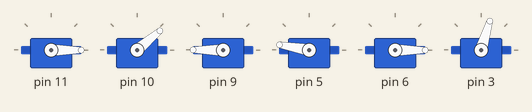
This sketch was run on a simulated Arduino Uno, built with avr-gcc and run on an emulated ATmega328P. Parts: 6 × servo.

Above: at 0.1 s.
At 7.9 s:
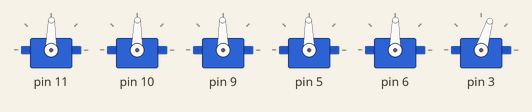
At 11.3 s:
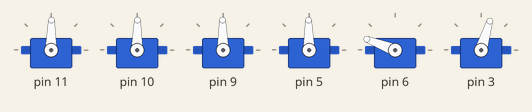
At 19.8 s:
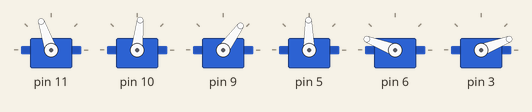
At 29.8 s:
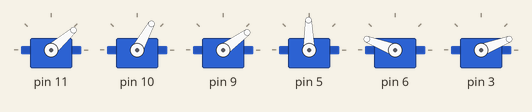
At 37.9 s:
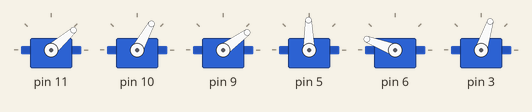
Timing chart, 0 to 40.0 s (numbered marks = the images above):
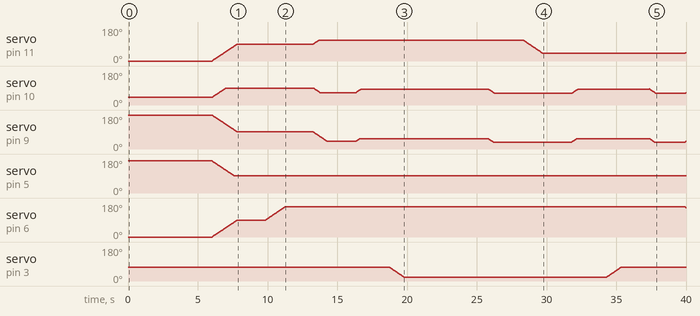

Measured:
- by itself, servo on pin 5: moves from 170° to 91° over 1.6 s
- by itself, servo on pin 6: rises from 0° to 160° in 33.9 s, then falls to 155° in 0.10 s

The sketch:

Task3_arm2.ino
```cpp
#include <Braccio.h>
#include <Servo.h>

Servo base;
Servo shoulder;
Servo elbow;
Servo wrist_rot;
Servo wrist_ver;
Servo gripper;

void setup() {

  Braccio.begin();

  // Initial neutral position
  Braccio.ServoMovement(20, 90, 90, 90, 90, 90, 73);
  delay(2000);

  // Open gripper and orient for top approach
  Braccio.ServoMovement(20, 90, 90, 90, 90, 160, 73);
  delay(2000);

  // Move above handover point
  Braccio.ServoMovement(20, 110, 65, 40, 90, 160, 73);
  delay(2000);

  // Descend toward object
  Braccio.ServoMovement(20, 110, 85, 55, 90, 160, 73);
  delay(2000);

  // Grab object
  Braccio.ServoMovement(20, 110, 85, 55, 90, 160, 20);
  delay(2000);

  // Wait for Arm 1 release
  delay(4000);

  // Lift object
  Braccio.ServoMovement(20, 110, 60, 35, 90, 160, 20);
  delay(2000);

  // Rotate to right side
  Braccio.ServoMovement(20, 40, 60, 35, 90, 160, 20);
  delay(2000);

  // Lower object for placement
  Braccio.ServoMovement(20, 40, 85, 55, 90, 160, 20);
  delay(2000);

  // Release object
  Braccio.ServoMovement(20, 40, 85, 55, 90, 160, 73);
  delay(2000);

  // Lift back up
  Braccio.ServoMovement(20, 40, 60, 35, 90, 160, 73);
  delay(2000);

  // Return to home position
  Braccio.ServoMovement(20, 90, 90, 90, 90, 90, 73);
  delay(2000);
}

void loop() {

}
```
